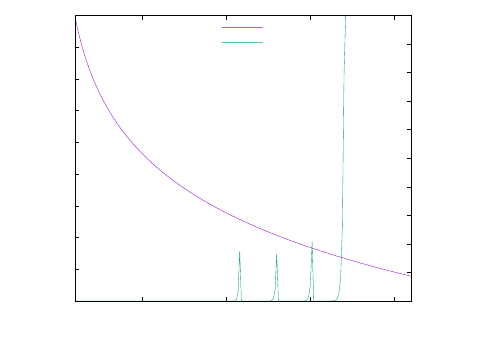

gnuplot code for this plot:
set terminal postscript eps color 24
set output "pr_loss_distance.eps"
set ytics nomirror
set y2tics
set xlabel "distance[m]"
set ylabel "received power[dBm]"
set y2label "loss rate[\%]"
set xrange [1:21]
set key top left

plot 'loss_distance.log' using 1:2 with lines lw 3 title "received power", \
'loss_distance.log' using 1:($3*100) with lines lw 3 title "loss rate" axes x1y2

